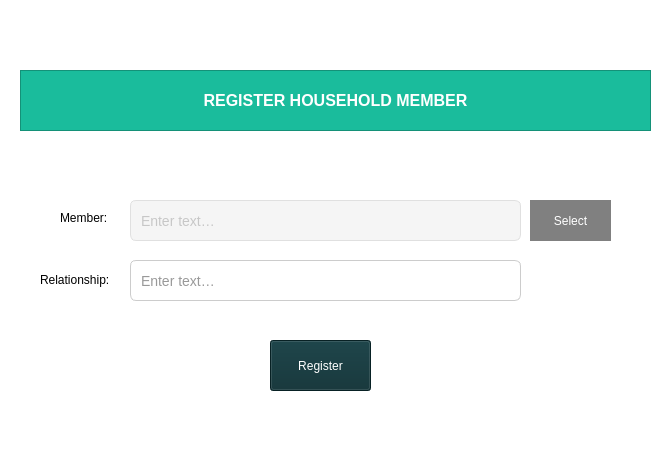
<?xml version="1.0" encoding="UTF-8"?>
<ui version="4.0">
 <class>Form</class>
 <widget class="QWidget" name="Form">
  <property name="geometry">
   <rect>
    <x>0</x>
    <y>0</y>
    <width>663</width>
    <height>460</height>
   </rect>
  </property>
  <property name="windowTitle">
   <string>Form</string>
  </property>
  <property name="styleSheet">
   <string notr="true">background-color: white;</string>
  </property>
  <widget class="QLabel" name="label_3">
   <property name="geometry">
    <rect>
     <x>60</x>
     <y>210</y>
     <width>61</width>
     <height>16</height>
    </rect>
   </property>
   <property name="font">
    <font>
     <pointsize>9</pointsize>
    </font>
   </property>
   <property name="text">
    <string>Member:</string>
   </property>
  </widget>
  <widget class="QLineEdit" name="line_member">
   <property name="enabled">
    <bool>false</bool>
   </property>
   <property name="geometry">
    <rect>
     <x>130</x>
     <y>200</y>
     <width>391</width>
     <height>41</height>
    </rect>
   </property>
   <property name="maximumSize">
    <size>
     <width>500</width>
     <height>16777215</height>
    </size>
   </property>
   <property name="font">
    <font>
     <pointsize>-1</pointsize>
     <underline>false</underline>
    </font>
   </property>
   <property name="styleSheet">
    <string notr="true">/* Base QLineEdit styling */
QLineEdit {
    background-color: #fff;           /* white background */
    border: 1px solid #ccc;           /* light gray border */
    border-radius: 6px;               /* rounded corners */
    padding: 6px 8px;                 /* vertical/horizontal padding */
    font-size: 14px;                  /* sensible text size */
    color: #333;                      /* dark text */
}

/* Hover state: slightly darker border */
QLineEdit:hover {
    border: 1px solid #999;
}

/* Focus state: blue glow and stronger border */
QLineEdit:focus {
    border: 1px solid #409EFF;        /* blue accent */
    outline: none;                    /* remove default focus ring */

}

/* Disabled state: muted look */
QLineEdit:disabled {
    background-color: #f5f5f5;
    border: 1px solid #e0e0e0;
    color: #999;
}

/* Placeholder text styling */
QLineEdit[echoMode=&quot;0&quot;] {            /* only applies when not password mode */
    qproperty-placeholderText: &quot;Enter text…&quot;;
}
QLineEdit::placeholder {
    color: #999;
    font-style: italic;
}
</string>
   </property>
   <property name="text">
    <string/>
   </property>
   <property name="placeholderText">
    <string>Enter text…</string>
   </property>
  </widget>
  <widget class="QPushButton" name="member_btn">
   <property name="geometry">
    <rect>
     <x>530</x>
     <y>200</y>
     <width>81</width>
     <height>41</height>
    </rect>
   </property>
   <property name="styleSheet">
    <string notr="true">background-color:gray;
border: none;
color: white;</string>
   </property>
   <property name="text">
    <string>Select</string>
   </property>
  </widget>
  <widget class="QLineEdit" name="line_relationship">
   <property name="enabled">
    <bool>true</bool>
   </property>
   <property name="geometry">
    <rect>
     <x>130</x>
     <y>260</y>
     <width>391</width>
     <height>41</height>
    </rect>
   </property>
   <property name="maximumSize">
    <size>
     <width>500</width>
     <height>16777215</height>
    </size>
   </property>
   <property name="font">
    <font>
     <pointsize>-1</pointsize>
     <underline>false</underline>
    </font>
   </property>
   <property name="styleSheet">
    <string notr="true">/* Base QLineEdit styling */
QLineEdit {
    background-color: #fff;           /* white background */
    border: 1px solid #ccc;           /* light gray border */
    border-radius: 6px;               /* rounded corners */
    padding: 6px 8px;                 /* vertical/horizontal padding */
    font-size: 14px;                  /* sensible text size */
    color: #333;                      /* dark text */
}

/* Hover state: slightly darker border */
QLineEdit:hover {
    border: 1px solid #999;
}

/* Focus state: blue glow and stronger border */
QLineEdit:focus {
    border: 1px solid #409EFF;        /* blue accent */
    outline: none;                    /* remove default focus ring */

}

/* Disabled state: muted look */
QLineEdit:disabled {
    background-color: #f5f5f5;
    border: 1px solid #e0e0e0;
    color: #999;
}

/* Placeholder text styling */
QLineEdit[echoMode=&quot;0&quot;] {            /* only applies when not password mode */
    qproperty-placeholderText: &quot;Enter text…&quot;;
}
QLineEdit::placeholder {
    color: #999;
    font-style: italic;
}
</string>
   </property>
   <property name="text">
    <string/>
   </property>
   <property name="placeholderText">
    <string>Enter text…</string>
   </property>
  </widget>
  <widget class="QLabel" name="label_4">
   <property name="geometry">
    <rect>
     <x>40</x>
     <y>270</y>
     <width>81</width>
     <height>20</height>
    </rect>
   </property>
   <property name="font">
    <font>
     <pointsize>9</pointsize>
    </font>
   </property>
   <property name="text">
    <string>Relationship:</string>
   </property>
  </widget>
  <widget class="QPushButton" name="confirm_btn">
   <property name="geometry">
    <rect>
     <x>270</x>
     <y>340</y>
     <width>101</width>
     <height>51</height>
    </rect>
   </property>
   <property name="styleSheet">
    <string notr="true">background-color:#0B2E33;
color: white</string>
   </property>
   <property name="text">
    <string>Register</string>
   </property>
  </widget>
  <widget class="QFrame" name="frame_4">
   <property name="geometry">
    <rect>
     <x>20</x>
     <y>70</y>
     <width>631</width>
     <height>61</height>
    </rect>
   </property>
   <property name="styleSheet">
    <string notr="true">background-color: #1ABC9C	;</string>
   </property>
   <property name="frameShape">
    <enum>QFrame::StyledPanel</enum>
   </property>
   <property name="frameShadow">
    <enum>QFrame::Raised</enum>
   </property>
   <layout class="QVBoxLayout" name="verticalLayout_4">
    <item>
     <widget class="QLabel" name="label_6">
      <property name="font">
       <font>
        <pointsize>12</pointsize>
        <weight>75</weight>
        <bold>true</bold>
       </font>
      </property>
      <property name="styleSheet">
       <string notr="true">border:none; color: white;</string>
      </property>
      <property name="text">
       <string>REGISTER HOUSEHOLD MEMBER</string>
      </property>
      <property name="alignment">
       <set>Qt::AlignCenter</set>
      </property>
     </widget>
    </item>
   </layout>
  </widget>
 </widget>
 <resources/>
 <connections/>
</ui>
